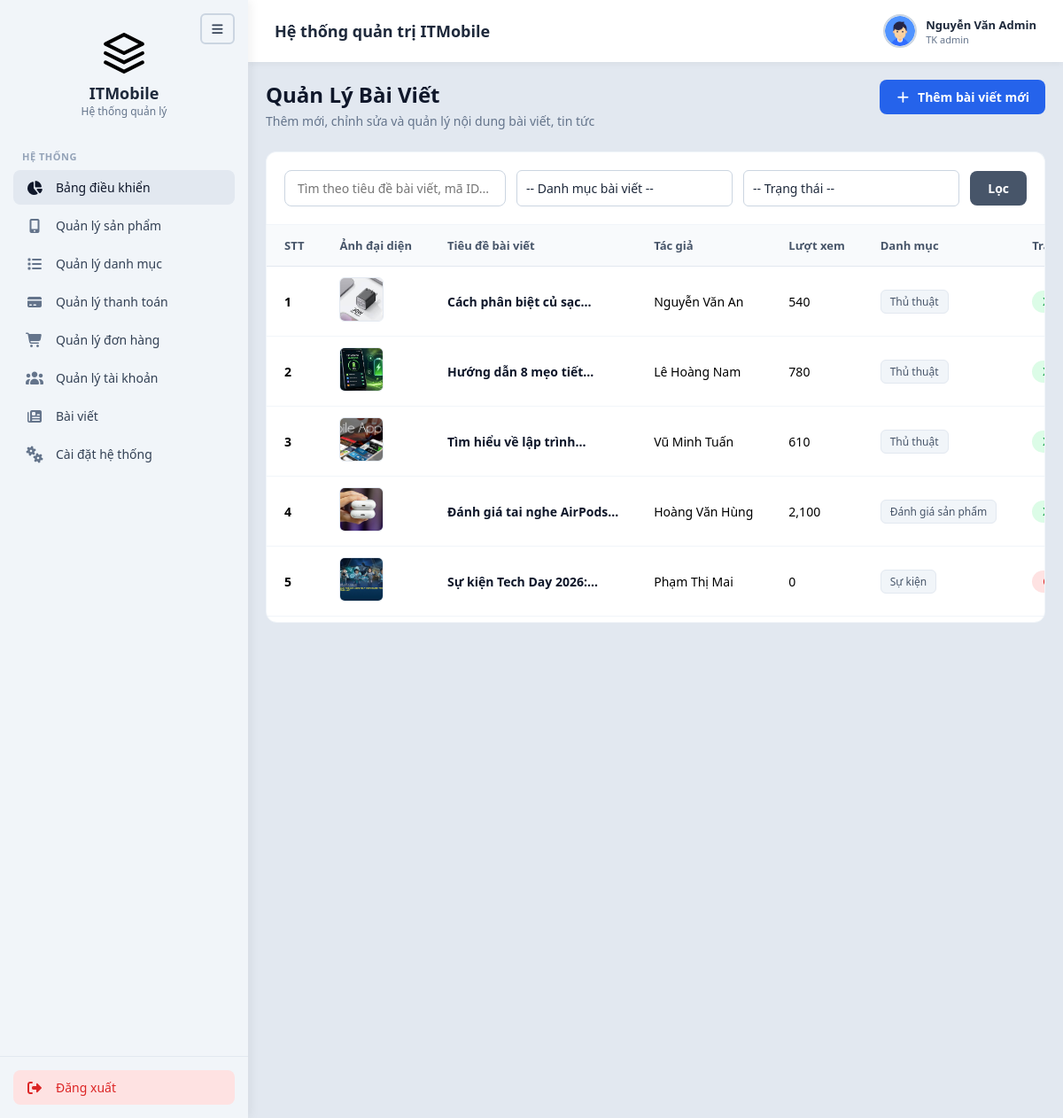
The app's page /Web_site/admin/baiviet.php (signed in), older data.
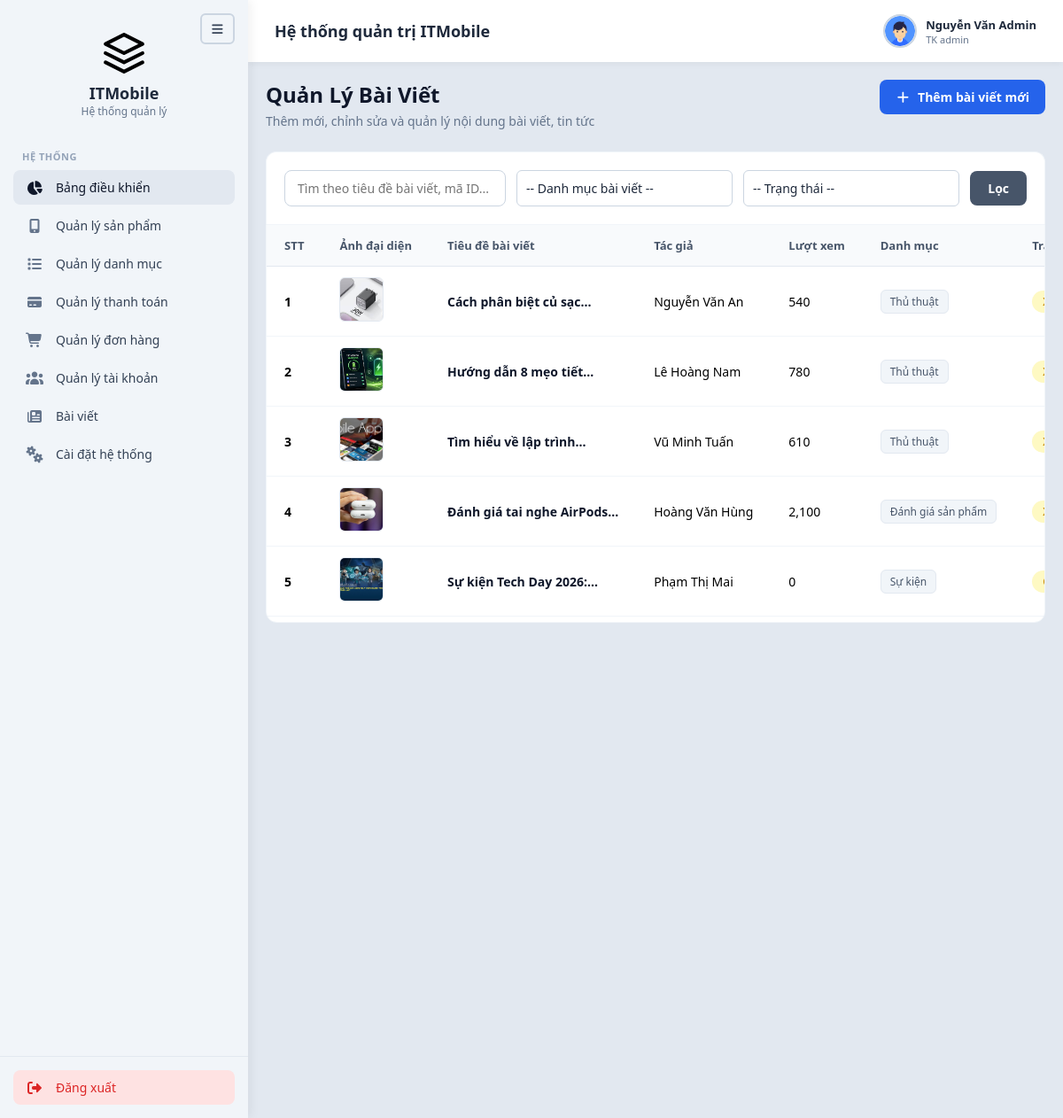
The same page, newer data.
### Web_site/admin/baiviet.php (the view, shortened to what the changed rows need)
<?php
include("includes/header.php");
include("includes/navbar.php");
?>
<main class="main-content">
    <div class="content-card">
        <div class="page-header">
            <div class="page-title">
                <h1>Quản Lý Bài Viết</h1>
            </div>
        </div>
        <div class="table-container">
            <table>
                <thead>
                    <tr>
                        <th>STT</th>
                        <th>Ảnh đại diện</th>
                        <th>Tiêu đề bài viết</th>
                        <th>Tác giả</th>
                        <th>Lượt xem</th>
                        <th>Danh mục</th>
                        <th>Trạng thái</th>
                    </tr>
                </thead>
            </table>
        </div>
    </div>
</main>
<?php
include("includes/footer.php");
?>

Row changes from the older to the newer data that the page shows:
changed articles "Nguyễn Văn An": status "Xuất bản" → "Xuat ban" (drawn)
changed articles "Lê Hoàng Nam": status "Xuất bản" → "Xuat ban" (drawn)
changed articles "Vũ Minh Tuấn": status "Xuất bản" → "Xuat ban" (drawn)
changed articles "Hoàng Văn Hùng": status "Xuất bản" → "Xuat ban" (drawn)
changed articles "Phạm Thị Mai": status "Chờ duyệt" → "Cho duyet" (drawn)
